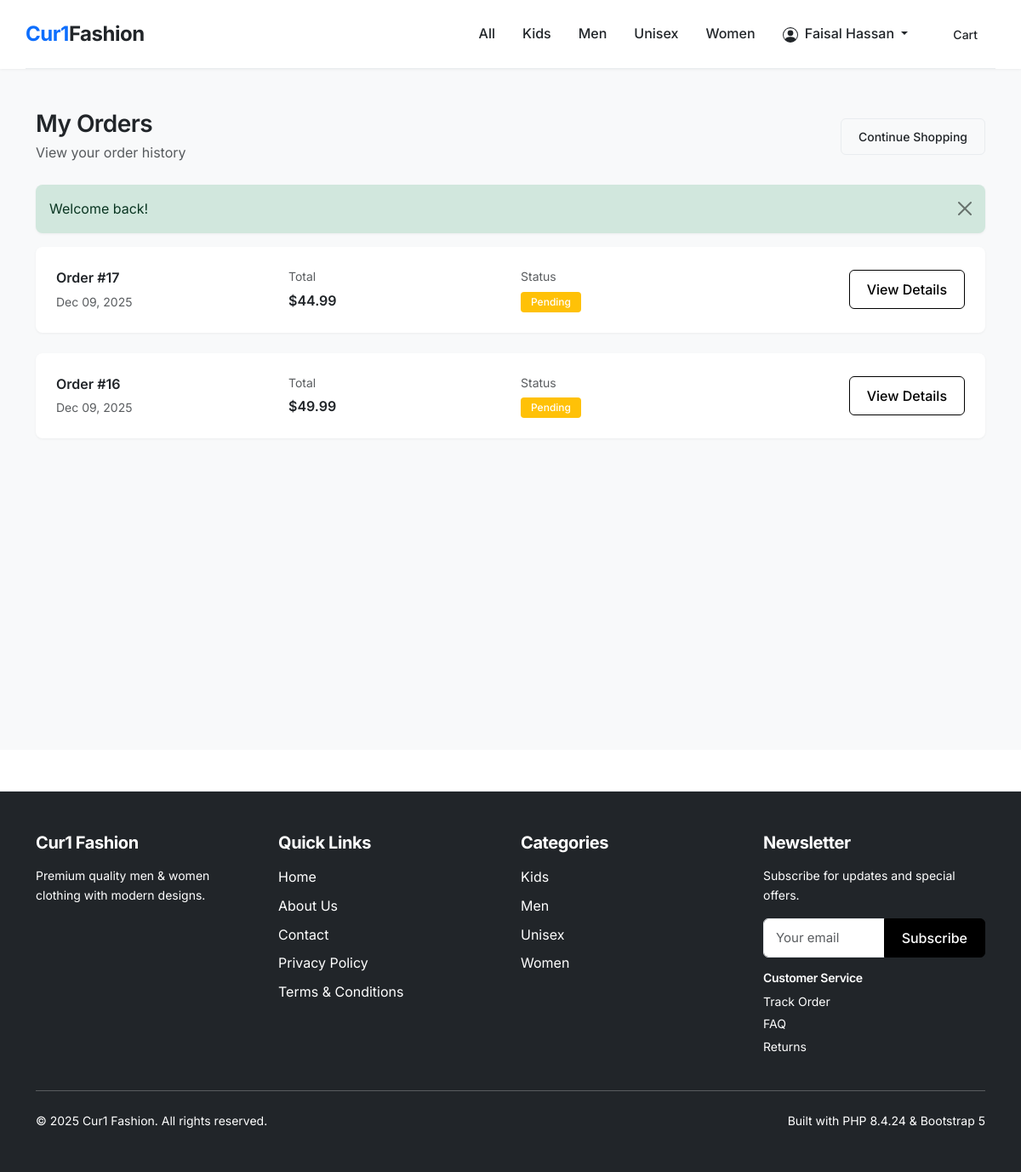
/orders/my-orders.php (signed in), run on the app's committed database.
### tables this page shows
CREATE TABLE `categories` (
  `id` int(11) NOT NULL,
  `name` varchar(255) NOT NULL,
  `slug` varchar(255) NOT NULL,
  `description` text DEFAULT NULL,
  `created_at` timestamp NOT NULL DEFAULT current_timestamp()
);

CREATE TABLE `orders` (
  `id` int(11) NOT NULL,
  `user_id` int(11) DEFAULT NULL,
  `total_amount` decimal(10,2) NOT NULL,
  `status` enum('pending','processing','shipped','delivered','cancelled') DEFAULT 'pending',
  `shipping_address` text NOT NULL,
  `billing_address` text DEFAULT NULL,
  `phone` varchar(20) NOT NULL,
  `payment_method` varchar(50) DEFAULT 'cash_on_delivery',
  `coupon_code` varchar(50) DEFAULT NULL,
  `discount_amount` decimal(10,2) DEFAULT 0.00,
  `created_at` timestamp NOT NULL DEFAULT current_timestamp(),
  `updated_at` timestamp NOT NULL DEFAULT current_timestamp() ON UPDATE current_timestamp()
);

### config/auth.php (called while the page is built, shortened)
<?php
require_once __DIR__ . '/functions.php';
function isLoggedIn(): bool {
    return isset($_SESSION['user_id']);
}

### config/settings.php (called while the page is built, shortened)
<?php
function getSetting(string $key, string $default = ''): string {
    static $settings = null;
    if ($settings === null) {
        $pdo = getDB();
        $stmt = $pdo->query("SELECT setting_key, setting_value FROM site_settings");
        $settings = [];
        while ($row = $stmt->fetch()) {
            $settings[$row['setting_key']] = $row['setting_value'];
        }
    }
    return $settings[$key] ?? $default;
}

### orders/my-orders.php (the view, shortened to what this page needs)
<?php
require_once __DIR__ . '/../config/functions.php';
require_once __DIR__ . '/../config/auth.php';
$pdo = getDB();
$userId = $_SESSION['user_id'];
$stmt = $pdo->prepare("SELECT * FROM orders WHERE user_id = ? ORDER BY created_at DESC");
$stmt->execute([$userId]);
$orders = $stmt->fetchAll();
include __DIR__ . '/../includes/header.php';
?>
<main class="py-5 bg-light min-vh-100">
    <div class="container">
        <div class="d-flex justify-content-between align-items-center mb-4">
            <div>
                <h1 class="h3 fw-semibold mb-1">My Orders</h1>
                <p class="text-muted mb-0">View your order history</p>
            </div>
            <a href="../index.php" class="btn btn-outline-secondary btn-sm">Continue Shopping</a>
        </div>
        <?php if (empty($orders)): ?>
            <div class="text-center py-5 bg-white rounded-4 shadow-sm">
                <p class="mb-3 text-muted">You haven't placed any orders yet.</p>
                <a href="../index.php" class="btn btn-primary px-4">Start Shopping</a>
            </div>
        <?php else: ?>
            <div class="row g-4">
                <?php foreach ($orders as $order): ?>
                    <div class="col-12">
                        <div class="card border-0 shadow-sm">
                            <div class="card-body p-4">
                                <div class="row align-items-center">
                                    <div class="col-md-3">
                                        <div class="fw-semibold mb-1">Order #<?= $order['id'] ?></div>
                                        <div class="text-muted small"><?= date('M d, Y', strtotime($order['created_at'])) ?></div>
                                    </div>
                                    <div class="col-md-3">
                                        <div class="text-muted small mb-1">Total</div>
                                        <div class="fw-semibold"><?= formatPrice($order['total_amount']) ?></div>
                                    </div>
                                    <div class="col-md-3">
                                        <div class="text-muted small mb-1">Status</div>
                                        <span class="badge bg-<?= match($order['status']) {
                                            'pending' => 'warning',
                                            'processing' => 'info',
                                            'shipped' => 'primary',
                                            'delivered' => 'success',
                                            'cancelled' => 'danger',
                                            default => 'secondary'
                                        } ?>">
                                            <?= ucfirst($order['status']) ?>
                                        </span>
                                    </div>
                                    <div class="col-md-3 text-md-end">
                                        <a href="view.php?id=<?= $order['id'] ?>" class="btn btn-outline-primary">
                                            View Details
                                        </a>
                                    </div>
                                </div>
                            </div>
                        </div>
                    </div>
                <?php endforeach; ?>
            </div>
        <?php endif; ?>
    </div>
</main>
<?php include __DIR__ . '/../includes/footer.php'; ?>

### includes/header.php (shortened to what this page needs)
<?php
$scriptDir = dirname($_SERVER['SCRIPT_NAME']);
$normalizedDir = rtrim($scriptDir, '/');
if ($normalizedDir === '' || $normalizedDir === '/') {
    $basePath = '/';
} else {
    $pathParts = explode('/', ltrim($normalizedDir, '/'));
    if (!empty($pathParts)) {
        $basePath = '/' . $pathParts[0] . '/';
    } else {
        $basePath = '/';
    }
}
$headerOnly = isset($headerOnly) && $headerOnly === true;
if (!$headerOnly):
?>
<!DOCTYPE html>
<html lang="en">
<head>
    <link href="https://cdn.jsdelivr.net/npm/bootstrap@5.3.2/dist/css/bootstrap.min.css" rel="stylesheet">
    <link rel="stylesheet" href="<?= $basePath ?>assets/css/shop.css">
</head>
<body>
<?php endif; ?>
<header class="shadow-sm sticky-top bg-white">
    <nav class="navbar navbar-expand-lg container py-3">
        <a class="navbar-brand fw-bold text-primary" href="<?= $basePath ?>index.php">
            Cur1<span class="text-dark">Fashion</span>
        </a>
        <div class="collapse navbar-collapse" id="mainNavbar">
            <ul class="navbar-nav ms-auto mb-2 mb-lg-0 align-items-lg-center">
                <li class="nav-item">
                    <a class="nav-link <?= (isset($activeCategorySlug) && $activeCategorySlug === 'all') ? 'active' : '' ?>" href="<?= $basePath ?>index.php?category=all">All</a>
                </li>
                <?php
                if (!isset($categories)) {
                    $pdo = getDB();
                    $categories = $pdo->query("SELECT * FROM categories ORDER BY name ASC")->fetchAll();
                }
                $activeCategorySlug = $activeCategorySlug ?? 'all';
                foreach ($categories as $cat): ?>
                    <li class="nav-item">
                        <a class="nav-link <?= $activeCategorySlug === $cat['slug'] ? 'active' : '' ?>"
                           href="<?= $basePath ?>index.php?category=<?= htmlspecialchars($cat['slug']) ?>">
                            <?= htmlspecialchars($cat['name']) ?>
                        </a>
                    </li>
                <?php endforeach; ?>
                <?php if (isLoggedIn()): ?>
                    <li class="nav-item dropdown">
                        <a class="nav-link dropdown-toggle" href="#" id="userDropdown" role="button" data-bs-toggle="dropdown" aria-expanded="false">
                            <svg width="18" height="18" fill="currentColor" viewBox="0 0 16 16" class="me-1">
                                <path d="M11 6a3 3 0 1 1-6 0 3 3 0 0 1 6 0z"/>
                                <path fill-rule="evenodd" d="M0 8a8 8 0 1 1 16 0A8 8 0 0 1 0 8zm8-7a7 7 0 0 0-5.468 11.37C3.242 11.226 4.805 10 8 10s4.757 1.225 5.468 2.37A7 7 0 0 0 8 1z"/>
                            </svg>
                            <?= htmlspecialchars($_SESSION['user_name'] ?? 'User') ?>
                        </a>
                    </li>
                <?php endif; ?>
                <li class="nav-item ms-lg-3">
                    <a class="btn btn-sm btn-outline-dark position-relative" href="<?= $basePath ?>cart.php">
                        Cart
                    </a>
                </li>
            </ul>
        </div>
    </nav>
</header>

### includes/footer.php (shortened to what this page needs)
<?php
require_once __DIR__ . '/../config/settings.php';
$pdo = getDB();
$footerCategories = $pdo->query("SELECT * FROM categories ORDER BY name ASC LIMIT 6")->fetchAll();
$footerLogo = getSetting('footer_logo_path');
$footerDesc = getSetting('footer_description', 'Premium quality men & women clothing with modern designs.');
?>
<footer class="bg-dark text-white py-5 mt-5">
    <div class="container">
        <div class="row g-4">
            <div class="col-md-3 col-sm-6">
                <?php if ($footerLogo): ?>
                    <div class="mb-3">
                        <img src="<?= htmlspecialchars($footerLogo) ?>" alt="Logo" style="max-height: 50px;">
                    </div>
                <?php else: ?>
                    <h5 class="fw-bold mb-3">Cur1 Fashion</h5>
                <?php endif; ?>
                <p class="text-white small mb-3">
                    <?= htmlspecialchars($footerDesc) ?>
                </p>
            </div>
            <div class="col-md-3 col-sm-6">
                <h5 class="fw-bold mb-3 text-white">Quick Links</h5>
                <ul class="list-unstyled">
                    <li class="mb-2"><a href="index.php" class="text-light text-decoration-none">Home</a></li>
                    <li class="mb-2"><a href="about.php" class="text-light text-decoration-none">About Us</a></li>
                    <li class="mb-2"><a href="contact.php" class="text-light text-decoration-none">Contact</a></li>
                    <li class="mb-2"><a href="privacy.php" class="text-light text-decoration-none">Privacy Policy</a></li>
                    <li class="mb-2"><a href="terms.php" class="text-light text-decoration-none">Terms & Conditions</a></li>
                </ul>
            </div>
            <div class="col-md-3 col-sm-6">
                <h5 class="fw-bold mb-3 text-white">Categories</h5>
                <ul class="list-unstyled">
                    <?php if (!empty($footerCategories)): ?>
                        <?php foreach ($footerCategories as $cat): ?>
                            <li class="mb-2">
                                <a href="index.php?category=<?= htmlspecialchars($cat['slug']) ?>" class="text-light text-decoration-none">
                                    <?= htmlspecialchars($cat['name']) ?>
                                </a>
                            </li>
                        <?php endforeach; ?>
                    <?php else: ?>
                        <li class="mb-2 text-white small">No categories available</li>
                    <?php endif; ?>
                </ul>
            </div>
            <div class="col-md-3 col-sm-6">
                <h5 class="fw-bold mb-3 text-white">Newsletter</h5>
                <p class="text-white small mb-3">Subscribe for updates and special offers.</p>
                <form method="POST" action="newsletter.php" class="mb-3">
                    <div class="input-group">
                        <input type="email" class="form-control" name="email" placeholder="Your email" required>
                        <button class="btn btn-primary" type="submit">Subscribe</button>
                    </div>
                </form>
                <div class="mt-3">
                    <h6 class="fw-semibold mb-2 small text-white">Customer Service</h6>
                    <ul class="list-unstyled small">
                        <li class="mb-1"><a href="orders/track.php" class="text-light text-decoration-none">Track Order</a></li>
                        <li class="mb-1"><a href="contact.php" class="text-light text-decoration-none">FAQ</a></li>
                        <li class="mb-1"><a href="contact.php" class="text-light text-decoration-none">Returns</a></li>
                    </ul>
                </div>
            </div>
        </div>
        <hr class="my-4 bg-secondary">
        <div class="row">
            <div class="col-md-6">
                <p class="text-white small mb-0">&copy; <?= date('Y') ?> Cur1 Fashion. All rights reserved.</p>
            </div>
            <div class="col-md-6 text-md-end">
                <p class="text-white small mb-0">Built with PHP <?= PHP_VERSION ?> &amp; Bootstrap 5</p>
            </div>
        </div>
    </div>
</footer>
</body>
</html>

### assets/css/shop.css (style rules this page uses)
* { box-sizing: border-box; }
:root { --primary-color: #000000; --secondary-color: #6c757d; --accent-color: #0d6efd; --bg-light: #f8f9fa; --border-color: #e9ecef; --text-primary: #212529; --text-secondary: #6c757d; --shadow-sm: 0 1px 3px rgba(0, 0, 0, 0.05); --shadow-md: 0 4px 12px rgba(0, 0, 0, 0.08); --shadow-lg: 0 10px 30px rgba(0, 0, 0, 0.12); }
body { font-family: 'Inter', -apple-system, BlinkMacSystemFont, 'Segoe UI', sans-serif; background-color: #ffffff; color: var(--text-primary); line-height: 1.6; -webkit-font-smoothing: antialiased; -moz-osx-font-smoothing: grayscale; }
h1, h2, h3, h4, h5, h6 { font-weight: 600; line-height: 1.2; letter-spacing: -0.02em; }
.navbar { border-bottom: 1px solid var(--border-color); }
.navbar-brand { font-size: 1.5rem; letter-spacing: -0.02em; font-weight: 700; }
.nav-link { font-weight: 500; color: var(--text-primary) !important; position: relative; transition: color 0.2s; padding: 0.5rem 1rem !important; }
footer { color: #ffffff !important; }
footer a.text-light, footer a.text-white, footer .text-white, footer p, footer li, footer h5, footer h6, footer small, footer .text-muted { color: #ffffff !important; }
.btn { border-radius: 0.375rem; font-weight: 500; padding: 0.625rem 1.25rem; transition: all 0.2s ease; border: 1px solid transparent; }
.btn-primary { background-color: var(--primary-color); border-color: var(--primary-color); color: #ffffff; }
.btn-outline-primary { border-color: var(--primary-color); color: var(--primary-color); background: transparent; }
.btn-outline-secondary { border-color: var(--border-color); color: var(--text-primary); }
.form-control, .form-select { border-radius: 0.375rem; border: 1px solid var(--border-color); padding: 0.625rem 0.875rem; transition: all 0.2s; font-size: 0.9375rem; }
.card { border: 1px solid var(--border-color); border-radius: 0.5rem; box-shadow: var(--shadow-sm); transition: box-shadow 0.2s; }
.badge { font-weight: 500; padding: 0.375rem 0.75rem; border-radius: 0.25rem; }
footer { border-top: 1px solid var(--border-color); background-color: #ffffff; }
.shadow-sm { box-shadow: var(--shadow-sm) !important; }
* { transition: color 0.2s, background-color 0.2s, border-color 0.2s; }

### data on the page
categories: name "Kids"
categories: name "Men"
categories: name "Unisex"
categories: name "Women"
orders: id "17", created_at "Dec 09, 2025", total_amount "$44.99", status "Pending"
orders: id "16", created_at "Dec 09, 2025", total_amount "$49.99", status "Pending"

### other printed values
$_SESSION['user_name'] "Faisal Hassan"
$flash['text'] "Welcome back!"
$footerDesc "Premium quality men & women clothing with modern designs."
PHP_VERSION "8.4.24"
